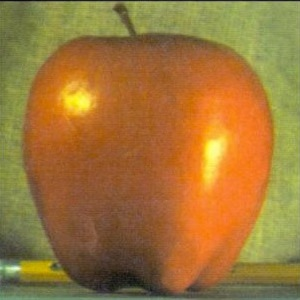
#> input picture Part 1/Codes_and_Images/apple.jpeg, 300 x 300 px, given in place of elephant.jpeg, which was not available
$ python problem5.py
#> lines starting #> are read from the running program, lines starting #| are printed output that depends on the picture; pictures that were not available may be replaced by others from this repository, and a replacement may not be noted
# -*- coding: utf-8 -*-
"""
Created on Fri Sep 13 21:58:04 2019

@author: User
"""
#%%############## Section 1.0 Importing all the dependencies ##############################

import cv2
import numpy as np
from matplotlib import pyplot as plt
import ipdb

#%%############## Section 2.0 Fourier transform of the image #############

#reading in the image as a grayscale
img = cv2.imread('elephant.jpeg',0)
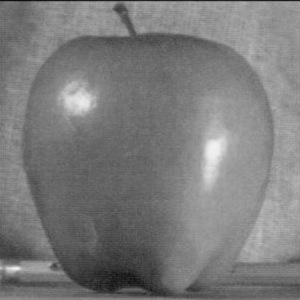
#> img: shape (300, 300); min 11, max 242, mean 123.3

plt.imshow(img, cmap='gray')
plt.show()
#
f = np.fft.fft2(img)
fshift = np.fft.fftshift(f)
fourierImg = np.copy(fshift)
magnitudeSpectrum = 20*np.log(np.abs(fshift))
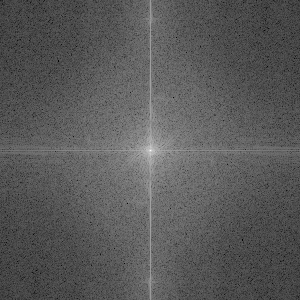
#> magnitudeSpectrum: shape (300, 300) float64; min 14.57, max 324.5, mean 123.8; drawn with min black and max white
phaseSpectrum = np.angle(fshift)
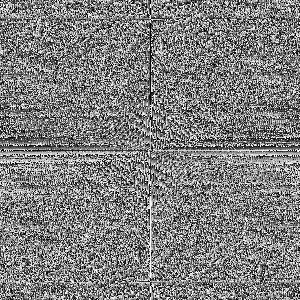
#> phaseSpectrum: shape (300, 300) float64; min -3.14, max 3.14, mean -3.49e-05; drawn with min black and max white
plt.imshow(magnitudeSpectrum, cmap='gray')
plt.title('Magnitude'), plt.xticks([]), plt.yticks([])
plt.show()
plt.imshow(phaseSpectrum, cmap='gray')
plt.title('Phase'), plt.xticks([]), plt.yticks([])
plt.show()

#%%############## Section 2.1 Applying High Pass filter ###################################

#making the low frequency elements in the frequesncy domain imgae 0 to remove them
#getting the midpoint of the image to iterate 40 up and down
fs = np.copy(fshift)
fshift[(img.shape[0]//2)-40 : (img.shape[0]//2)+40, (img.shape[1]//2)-40 : (img.shape[1]//2)+40] = 0

#performing inverse fourier transform
fIshift = np.fft.ifftshift(fshift)
imgHighPass = np.fft.ifft2(fIshift)
imgHighPass = np.absolute(imgHighPass)
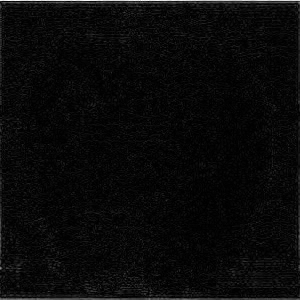
#> imgHighPass: shape (300, 300) float64; min 0.00245, max 84.19, mean 3.3; drawn with min black and max white

#plotting the highPass Image
plt.imshow(imgHighPass, cmap='gray')
plt.title('High Pass filtered Image')
plt.show()

#%%############## Section 2.1 Applying High Pass filter ###################################

#making the low frequency elements in the frequesncy domain imgae 0 to remove them
#getting the midpoint of the image to iterate 40 up and down

imgMask = np.zeros((1000,1500), np.uint8)

imgMask[(img.shape[0]//2)-50 : (img.shape[0]//2)+50, (img.shape[1]//2)-50 : (img.shape[1]//2)+50] = 1

#> (the run stopped early here; a loop or call above may not have finished)
